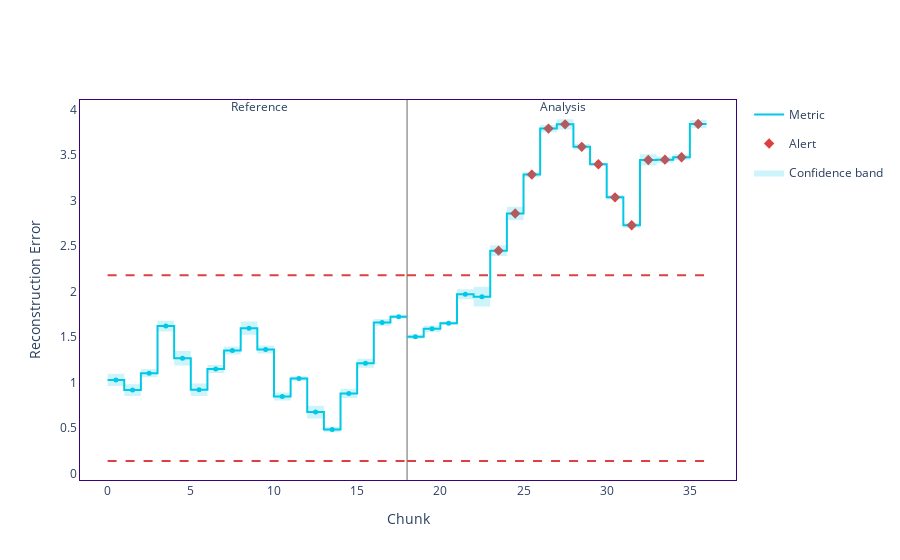

The cell this chart's notebook holds for it:
### Code cell
PemsBay_drift_detector = nml.DataReconstructionDriftCalculator(
    column_names=PemsBay_feature_names,
    chunk_size=216
).fit(reference_data=PemsBay_reference_set)

# Calculate drift results
PemsBay_drift_results = PemsBay_drift_detector.calculate(data=PemsBay_analysis_set)

# Visualize drift
PemsBay_drift_results_plot = plot_metric(PemsBay_drift_results, title='', metric_display_name='Reconstruction Error',
                metric_column_name='reconstruction_error')
# PemsBay_drift_results_plot = PemsBay_drift_results.plot()
PemsBay_drift_results_plot.write_image('pemsbay_drift_results.png', width=1000, height=500)
PemsBay_drift_results_plot.show()

### Figure 1 — Plotly figure (JSON) as saved in the notebook; plotly's stock layout.template omitted (floating-point values rounded to 4 significant figures)
{"data": [{"hoverinfo": "skip", "legendgroup": "metric_reference", "line": {"color": "#00c8e5", "shape": "hv", "width": 2}, "mode": "lines", "name": "Metric", "showlegend": true, "type": "scatter", "x": [0, 1, 2, 3, 4, 5, 6, 7, 8, 9, 10, 11, 12, 13, 14, 15, 16, 17, 18], "y": [1.028, 0.9157, 1.102, 1.62, 1.266, 0.9201, 1.147, 1.351, 1.597, 1.362, 0.8452, 1.043, 0.6745, 0.4825, 0.878, 1.211, 1.66, 1.724, 1.724]}, {"customdata": [["Reconstruction Error", "<b style=\"color:Colors.BLUE_SKY_CRAYOLA;line-height:60px\">Reference</b>", "", "[0:215]", "Chunk index: <b>0</b>", 1.028, 0.0684], ["Reconstruction Error", "<b style=\"color:Colors.BLUE_SKY_CRAYOLA;line-height:60px\">Reference</b>", "", "[216:431]", "Chunk index: <b>1</b>", 0.9157, 0.0644], ["Reconstruction Error", "<b style=\"color:Colors.BLUE_SKY_CRAYOLA;line-height:60px\">Reference</b>", "", "[432:647]", "Chunk index: <b>2</b>", 1.102, 0.0459], ["Reconstruction Error", "<b style=\"color:Colors.BLUE_SKY_CRAYOLA;line-height:60px\">Reference</b>", "", "[648:863]", "Chunk index: <b>3</b>", 1.62, 0.0599], ["Reconstruction Error", "<b style=\"color:Colors.BLUE_SKY_CRAYOLA;line-height:60px\">Reference</b>", "", "[864:1079]", "Chunk index: <b>4</b>", 1.266, 0.0788], ["Reconstruction Error", "<b style=\"color:Colors.BLUE_SKY_CRAYOLA;line-height:60px\">Reference</b>", "", "[1080:1295]", "Chunk index: <b>5</b>", 0.9201, 0.0694], ["Reconstruction Error", "<b style=\"color:Colors.BLUE_SKY_CRAYOLA;line-height:60px\">Reference</b>", "", "[1296:1511]", "Chunk index: <b>6</b>", 1.147, 0.0433], ["Reconstruction Error", "<b style=\"color:Colors.BLUE_SKY_CRAYOLA;line-height:60px\">Reference</b>", "", "[1512:1727]", "Chunk index: <b>7</b>", 1.351, 0.0435], ["Reconstruction Error", "<b style=\"color:Colors.BLUE_SKY_CRAYOLA;line-height:60px\">Reference</b>", "", "[1728:1943]", "Chunk index: <b>8</b>", 1.597, 0.0725], ["Reconstruction Error", "<b style=\"color:Colors.BLUE_SKY_CRAYOLA;line-height:60px\">Reference</b>", "", "[1944:2159]", "Chunk index: <b>9</b>", 1.362, 0.045], ["Reconstruction Error", "<b style=\"color:Colors.BLUE_SKY_CRAYOLA;line-height:60px\">Reference</b>", "", "[2160:2375]", "Chunk index: <b>10</b>", 0.8452, 0.0447], ["Reconstruction Error", "<b style=\"color:Colors.BLUE_SKY_CRAYOLA;line-height:60px\">Reference</b>", "", "[2376:2591]", "Chunk index: <b>11</b>", 1.043, 0.025], ["Reconstruction Error", "<b style=\"color:Colors.BLUE_SKY_CRAYOLA;line-height:60px\">Reference</b>", "", "[2592:2807]", "Chunk index: <b>12</b>", 0.6745, 0.0701], ["Reconstruction Error", "<b style=\"color:Colors.BLUE_SKY_CRAYOLA;line-height:60px\">Reference</b>", "", "[2808:3023]", "Chunk index: <b>13</b>", 0.4825, 0.0296], ["Reconstruction Error", "<b style=\"color:Colors.BLUE_SKY_CRAYOLA;line-height:60px\">Reference</b>", "", "[3024:3239]", "Chunk index: <b>14</b>", 0.878, 0.0505], ["Reconstruction Error", "<b style=\"color:Colors.BLUE_SKY_CRAYOLA;line-height:60px\">Reference</b>", "", "[3240:3455]", "Chunk index: <b>15</b>", 1.211, 0.0489], ["Reconstruction Error", "<b style=\"color:Colors.BLUE_SKY_CRAYOLA;line-height:60px\">Reference</b>", "", "[3456:3671]", "Chunk index: <b>16</b>", 1.66, 0.038], ["Reconstruction Error", "<b style=\"color:Colors.BLUE_SKY_CRAYOLA;line-height:60px\">Reference</b>", "", "[3672:3779]", "Chunk index: <b>17</b>", 1.724, 0.0211]], "hovertemplate": "%{customdata[1]} &nbsp; &nbsp; %{customdata[2]} <br />Chunk: <b>%{customdata[3]}</b> &nbsp; &nbsp; %{customdata[4]} <br />%{customdata[0]}: <b>%{customdata[5]}</b><br />Confidence band: +/- <b>%{customdata[6]}</b><br /><extra></extra>", "legendgroup": "metric_reference", "marker": {"color": "#00c8e5", "size": 5, "symbol": "circle"}, "mode": "markers", "name": "Metric", "showlegend": false, "type": "scatter", "x": [0.5, 1.5, 2.5, 3.5, 4.5, 5.5, 6.5, 7.5, 8.5, 9.5, 10.5, 11.5, 12.5, 13.5, 14.5, 15.5, 16.5, 17.5], "y": [1.028, 0.9157, 1.102, 1.62, 1.266, 0.9201, 1.147, 1.351, 1.597, 1.362, 0.8452, 1.043, 0.6745, 0.4825, 0.878, 1.211, 1.66, 1.724, 1.724]}, {"hoverinfo": "skip", "legendgroup": "metric_analysis", "line": {"color": "#00c8e5", "shape": "hv", "width": 2}, "mode": "lines", "name": "Metric", "showlegend": false, "type": "scatter", "x": [18, 19, 20, 21, 22, 23, 24, 25, 26, 27, 28, 29, 30, 31, 32, 33, 34, 35, 36], "y": [1.504, 1.59, 1.652, 1.97, 1.944, 2.45, 2.859, 3.287, 3.793, 3.839, 3.592, 3.4, 3.037, 2.73, 3.448, 3.451, 3.478, 3.843, 3.843]}, {"customdata": [["Reconstruction Error", "<b style=\"color:Colors.INDIGO_PERSIAN;line-height:60px\">Analysis</b>", "", "[0:215]", "Chunk index: <b>0</b>", 1.504, 0.0242], ["Reconstruction Error", "<b style=\"color:Colors.INDIGO_PERSIAN;line-height:60px\">Analysis</b>", "", "[216:431]", "Chunk index: <b>1</b>", 1.59, 0.0361], ["Reconstruction Error", "<b style=\"color:Colors.INDIGO_PERSIAN;line-height:60px\">Analysis</b>", "", "[432:647]", "Chunk index: <b>2</b>", 1.652, 0.0176], ["Reconstruction Error", "<b style=\"color:Colors.INDIGO_PERSIAN;line-height:60px\">Analysis</b>", "", "[648:863]", "Chunk index: <b>3</b>", 1.97, 0.0539], ["Reconstruction Error", "<b style=\"color:Colors.INDIGO_PERSIAN;line-height:60px\">Analysis</b>", "", "[864:1079]", "Chunk index: <b>4</b>", 1.944, 0.1078], ["Reconstruction Error", "<b style=\"color:Colors.INDIGO_PERSIAN;line-height:60px\">Analysis</b>", "<span style=\"color:#AD0000\">⚠ <b>Drift detected</b></span>", "[1080:1295]", "Chunk index: <b>5</b>", 2.45, 0.0597], ["Reconstruction Error", "<b style=\"color:Colors.INDIGO_PERSIAN;line-height:60px\">Analysis</b>", "<span style=\"color:#AD0000\">⚠ <b>Drift detected</b></span>", "[1296:1511]", "Chunk index: <b>6</b>", 2.859, 0.0738], ["Reconstruction Error", "<b style=\"color:Colors.INDIGO_PERSIAN;line-height:60px\">Analysis</b>", "<span style=\"color:#AD0000\">⚠ <b>Drift detected</b></span>", "[1512:1727]", "Chunk index: <b>7</b>", 3.287, 0.0297], ["Reconstruction Error", "<b style=\"color:Colors.INDIGO_PERSIAN;line-height:60px\">Analysis</b>", "<span style=\"color:#AD0000\">⚠ <b>Drift detected</b></span>", "[1728:1943]", "Chunk index: <b>8</b>", 3.793, 0.0395], ["Reconstruction Error", "<b style=\"color:Colors.INDIGO_PERSIAN;line-height:60px\">Analysis</b>", "<span style=\"color:#AD0000\">⚠ <b>Drift detected</b></span>", "[1944:2159]", "Chunk index: <b>9</b>", 3.839, 0.0568], ["Reconstruction Error", "<b style=\"color:Colors.INDIGO_PERSIAN;line-height:60px\">Analysis</b>", "<span style=\"color:#AD0000\">⚠ <b>Drift detected</b></span>", "[2160:2375]", "Chunk index: <b>10</b>", 3.592, 0.031], ["Reconstruction Error", "<b style=\"color:Colors.INDIGO_PERSIAN;line-height:60px\">Analysis</b>", "<span style=\"color:#AD0000\">⚠ <b>Drift detected</b></span>", "[2376:2591]", "Chunk index: <b>11</b>", 3.4, 0.0155], ["Reconstruction Error", "<b style=\"color:Colors.INDIGO_PERSIAN;line-height:60px\">Analysis</b>", "<span style=\"color:#AD0000\">⚠ <b>Drift detected</b></span>", "[2592:2807]", "Chunk index: <b>12</b>", 3.037, 0.0247], ["Reconstruction Error", "<b style=\"color:Colors.INDIGO_PERSIAN;line-height:60px\">Analysis</b>", "<span style=\"color:#AD0000\">⚠ <b>Drift detected</b></span>", "[2808:3023]", "Chunk index: <b>13</b>", 2.73, 0.0276], ["Reconstruction Error", "<b style=\"color:Colors.INDIGO_PERSIAN;line-height:60px\">Analysis</b>", "<span style=\"color:#AD0000\">⚠ <b>Drift detected</b></span>", "[3024:3239]", "Chunk index: <b>14</b>", 3.448, 0.0612], ["Reconstruction Error", "<b style=\"color:Colors.INDIGO_PERSIAN;line-height:60px\">Analysis</b>", "<span style=\"color:#AD0000\">⚠ <b>Drift detected</b></span>", "[3240:3455]", "Chunk index: <b>15</b>", 3.451, 0.0346], ["Reconstruction Error", "<b style=\"color:Colors.INDIGO_PERSIAN;line-height:60px\">Analysis</b>", "<span style=\"color:#AD0000\">⚠ <b>Drift detected</b></span>", "[3456:3671]", "Chunk index: <b>16</b>", 3.478, 0.0327], ["Reconstruction Error", "<b style=\"color:Colors.INDIGO_PERSIAN;line-height:60px\">Analysis</b>", "<span style=\"color:#AD0000\">⚠ <b>Drift detected</b></span>", "[3672:3779]", "Chunk index: <b>17</b>", 3.843, 0.0444]], "hovertemplate": "%{customdata[1]} &nbsp; &nbsp; %{customdata[2]} <br />Chunk: <b>%{customdata[3]}</b> &nbsp; &nbsp; %{customdata[4]} <br />%{customdata[0]}: <b>%{customdata[5]}</b><br />Confidence band: +/- <b>%{customdata[6]}</b><br /><extra></extra>", "legendgroup": "metric_analysis", "marker": {"color": "#00c8e5", "size": 5, "symbol": "circle"}, "mode": "markers", "name": "Metric", "showlegend": false, "type": "scatter", "x": [18.5, 19.5, 20.5, 21.5, 22.5, 23.5, 24.5, 25.5, 26.5, 27.5, 28.5, 29.5, 30.5, 31.5, 32.5, 33.5, 34.5, 35.5], "y": [1.504, 1.59, 1.652, 1.97, 1.944, 2.45, 2.859, 3.287, 3.793, 3.839, 3.592, 3.4, 3.037, 2.73, 3.448, 3.451, 3.478, 3.843, 3.843]}, {"hoverinfo": "skip", "legendgroup": "alert", "marker": {"color": "#DD4040", "size": 8, "symbol": "diamond"}, "mode": "markers", "name": "Alert", "showlegend": true, "type": "scatter", "x": [23.5, 24.5, 25.5, 26.5, 27.5, 28.5, 29.5, 30.5, 31.5, 32.5, 33.5, 34.5, 35.5], "y": [2.45, 2.859, 3.287, 3.793, 3.839, 3.592, 3.4, 3.037, 2.73, 3.448, 3.451, 3.478, 3.843]}, {"hoverinfo": "skip", "legendgroup": "thresh", "line": {"color": "#DD4040", "dash": "dash", "width": 2}, "mode": "lines", "name": "Threshold", "showlegend": false, "type": "scatter", "x": [0, 1, 2, 3, 4, 5, 6, 7, 8, 9, 10, 11, 12, 13, 14, 15, 16, 17, 18], "y": [2.179, 2.179, 2.179, 2.179, 2.179, 2.179, 2.179, 2.179, 2.179, 2.179, 2.179, 2.179, 2.179, 2.179, 2.179, 2.179, 2.179, 2.179, 2.179]}, {"hoverinfo": "skip", "legendgroup": "thresh", "line": {"color": "#DD4040", "dash": "dash", "width": 2}, "mode": "lines", "name": "Threshold", "showlegend": false, "type": "scatter", "x": [0, 1, 2, 3, 4, 5, 6, 7, 8, 9, 10, 11, 12, 13, 14, 15, 16, 17, 18], "y": [0.1356, 0.1356, 0.1356, 0.1356, 0.1356, 0.1356, 0.1356, 0.1356, 0.1356, 0.1356, 0.1356, 0.1356, 0.1356, 0.1356, 0.1356, 0.1356, 0.1356, 0.1356, 0.1356]}, {"hoverinfo": "skip", "legendgroup": "thresh", "line": {"color": "#DD4040", "dash": "dash", "width": 2}, "mode": "lines", "name": "Threshold", "showlegend": false, "type": "scatter", "x": [18, 19, 20, 21, 22, 23, 24, 25, 26, 27, 28, 29, 30, 31, 32, 33, 34, 35, 36], "y": [2.179, 2.179, 2.179, 2.179, 2.179, 2.179, 2.179, 2.179, 2.179, 2.179, 2.179, 2.179, 2.179, 2.179, 2.179, 2.179, 2.179, 2.179, 2.179]}, {"hoverinfo": "skip", "legendgroup": "thresh", "line": {"color": "#DD4040", "dash": "dash", "width": 2}, "mode": "lines", "name": "Threshold", "showlegend": false, "type": "scatter", "x": [18, 19, 20, 21, 22, 23, 24, 25, 26, 27, 28, 29, 30, 31, 32, 33, 34, 35, 36], "y": [0.1356, 0.1356, 0.1356, 0.1356, 0.1356, 0.1356, 0.1356, 0.1356, 0.1356, 0.1356, 0.1356, 0.1356, 0.1356, 0.1356, 0.1356, 0.1356, 0.1356, 0.1356, 0.1356]}, {"connectgaps": true, "hoverinfo": "skip", "line": {"color": "rgba(0,0,0,0)", "shape": "hv"}, "mode": "lines", "name": "Confidence band", "showlegend": false, "type": "scatter", "x": [0, 1, 2, 3, 4, 5, 6, 7, 8, 9, 10, 11, 12, 13, 14, 15, 16, 17, 18], "y": [1.097, 0.9801, 1.148, 1.68, 1.345, 0.9895, 1.191, 1.395, 1.67, 1.407, 0.8899, 1.068, 0.7446, 0.5121, 0.9285, 1.26, 1.698, 1.745, 1.745]}, {"connectgaps": true, "fill": "tonexty", "fillcolor": "rgba(0.0, 0.7843137254901961, 0.8980392156862745, 0.2)", "hoverinfo": "skip", "line": {"color": "rgba(0,0,0,0)", "shape": "hv"}, "mode": "lines", "name": "Confidence band", "showlegend": true, "type": "scatter", "x": [0, 1, 2, 3, 4, 5, 6, 7, 8, 9, 10, 11, 12, 13, 14, 15, 16, 17, 18], "y": [0.9598, 0.8513, 1.056, 1.56, 1.187, 0.8507, 1.104, 1.308, 1.525, 1.317, 0.8005, 1.019, 0.6044, 0.4529, 0.8275, 1.162, 1.622, 1.703, 1.703]}, {"connectgaps": true, "hoverinfo": "skip", "line": {"color": "rgba(0,0,0,0)", "shape": "hv"}, "mode": "lines", "name": "Confidence band", "showlegend": false, "type": "scatter", "x": [18, 19, 20, 21, 22, 23, 24, 25, 26, 27, 28, 29, 30, 31, 32, 33, 34, 35, 36], "y": [1.528, 1.627, 1.669, 2.024, 2.052, 2.51, 2.933, 3.317, 3.832, 3.896, 3.623, 3.416, 3.061, 2.758, 3.509, 3.486, 3.511, 3.888, 3.888]}, {"connectgaps": true, "fill": "tonexty", "fillcolor": "rgba(0.0, 0.7843137254901961, 0.8980392156862745, 0.2)", "hoverinfo": "skip", "line": {"color": "rgba(0,0,0,0)", "shape": "hv"}, "mode": "lines", "name": "Confidence band", "showlegend": false, "type": "scatter", "x": [18, 19, 20, 21, 22, 23, 24, 25, 26, 27, 28, 29, 30, 31, 32, 33, 34, 35, 36], "y": [1.48, 1.554, 1.634, 1.916, 1.836, 2.39, 2.785, 3.257, 3.753, 3.783, 3.561, 3.385, 3.012, 2.703, 3.387, 3.417, 3.445, 3.799, 3.799]}], "layout": {"annotations": [{"showarrow": false, "text": "Reference", "x": 8.5, "xshift": 10, "y": 1.01, "yref": "y domain"}, {"showarrow": false, "text": "Analysis", "x": 26.5, "xshift": 15, "y": 1.01, "yref": "y domain"}], "hoverlabel": {"bgcolor": "white", "font": {"size": 14}}, "legend": {"itemclick": false, "itemdoubleclick": false, "traceorder": "grouped"}, "paper_bgcolor": "rgba(255,255,255,1)", "plot_bgcolor": "rgba(255,255,255,1)", "shapes": [{"layer": "below", "line": {"color": "#666666", "width": 1}, "type": "line", "x0": 18, "x1": 18, "xref": "x", "y0": 0, "y1": 1, "yref": "y domain"}], "title": {"text": ""}, "xaxis": {"linecolor": "#3b0280", "matches": "x", "mirror": true, "showgrid": false, "title": {"text": "Chunk"}, "zeroline": false}, "yaxis": {"linecolor": "#3b0280", "mirror": true, "showgrid": false, "title": {"text": "Reconstruction Error"}, "zeroline": false}}}
